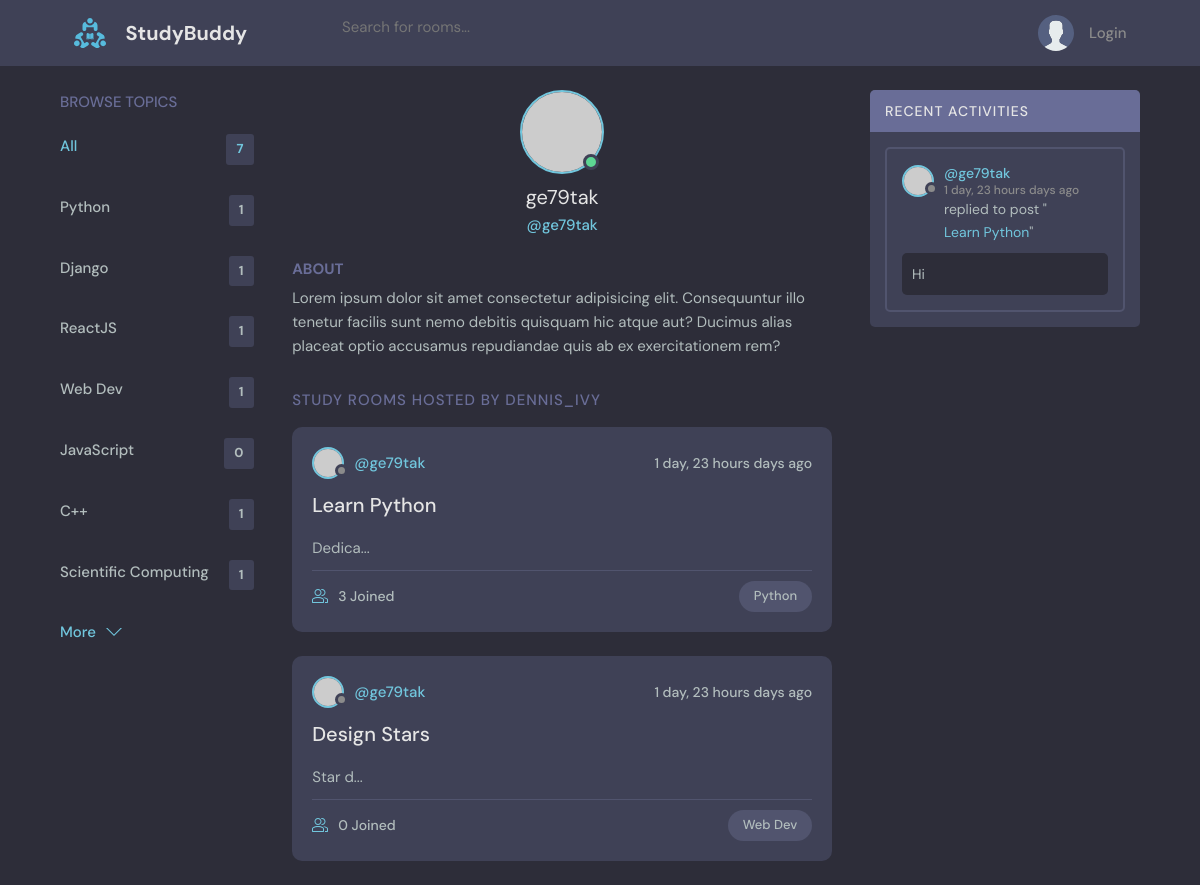
Page /profile/1/ on the committed database.
### base/models.py (models this page shows, shortened)
class Topic(models.Model):
    name = models.CharField(max_length=200)

class Room(models.Model):
    host = models.ForeignKey(User, on_delete=models.SET_NULL, null=True)
    topic = models.ForeignKey(Topic, on_delete=models.SET_NULL, null=True)
    name = models.CharField(max_length=200)
    description = models.TextField(null=True, blank=True)
    participants = models.ManyToManyField(
        User, related_name='participants', blank=True)
    updated = models.DateTimeField(auto_now=True)
    created = models.DateTimeField(auto_now_add=True)
    class Meta:
        ordering = ['-updated', '-created']
    def describe(self):
        return f"{self.description[:6]}..."
    def __str__(self):
        return self.name

class Message(models.Model):
    user = models.ForeignKey(User, on_delete=models.CASCADE)
    room = models.ForeignKey(Room, on_delete=models.CASCADE)
    body = models.TextField()
    updated = models.DateTimeField(auto_now=True)
    created = models.DateTimeField(auto_now_add=True)
    class Meta:
        ordering = ['-updated', '-created']

### base/views.py (the view)
# urls.py: path("profile/<str:pk>/", views.userProfile, name="user-profile"),
def userProfile(request, pk):
    user = User.objects.get(id=pk)
    rooms = user.room_set.all()
    room_messages = user.message_set.all()
    topics = Topic.objects.all()
    context = {
        'user': user,
        'rooms': rooms,
        'room_messages': room_messages,
        'topics': topics
    }
    return render(request, 'base/profile.html', context)

### base/templates/base/profile.html (shortened to what this page needs)
{% extends 'main.html' %} {% block content %}
  <main class="profile-page layout layout--3">
    <div class="container">
      {% include 'base/topics_component.html' %}
      <div class="roomList">
        <div class="profile">
          <div class="profile__avatar">
            <div class="avatar avatar--large active">
              <img src="https://randomuser.me/api/portraits/men/11.jpg" />
            </div>
          </div>
          <div class="profile__info">
            <h3>{{user.username}}</h3>
            <p>@{{user.username}}</p>
          </div>
          <div class="profile__about">
            <h3>About</h3>
            <p>
              Lorem ipsum dolor sit amet consectetur adipisicing elit. Consequuntur illo tenetur
              facilis sunt nemo debitis quisquam hic atque aut? Ducimus alias placeat optio
              accusamus repudiandae quis ab ex exercitationem rem?
            </p>
          </div>
        </div>
        <div class="roomList__header">
          <div>
            <h2>Study Rooms Hosted by dennis_ivy</a>
            </h2>
          </div>
        </div>
        {% include 'base/feed_component.html' %}
      </div>
      {% include 'base/activity_component.html' %}
    </div>
  </main>
{% endblock %}

### templates/main.html (shortened to what this page needs)
<!DOCTYPE html>
{% load static %}
<html lang="en">
  <head>
    <link rel="stylesheet" href="{% static 'styles/style.css' %}" />
  </head>
  <body>
    {% include 'navbar.html' %}
    {% block content %} {% endblock %}
  </body>
</html>

### templates/navbar.html (shortened to what this page needs)
{% load static %}
<header class="header header--loggedIn">
  <div class="container">
    <a href="{% url 'home' %}" class="header__logo">
      <img src="{% static 'images/logo.svg' %}" />
      <h1>StudyBuddy</h1>
    </a>
    <form class="header__search" method="GET" action="{% url 'home' %}>
      <label>
        <svg
          version="1.1"
          xmlns="http://www.w3.org/2000/svg"
          width="32"
          height="32"
          viewBox="0 0 32 32"
        >
        <input type="text" name="q" placeholder="Search for rooms..." />
    </form>
    <nav class="header__menu">
      {% if request.user.is_authenticated %}
      <div class="header__user">
        <a href="{% url 'user-profile' request.user.id %}">
          <div class="avatar avatar--medium active">
            <img src="https://randomuser.me/api/portraits/men/37.jpg" />
          </div>
          <p>{{request.user.username}} <span>@{{request.user.username}}</span></p>
        </a>
        <button class="dropdown-button">
          <svg
            version="1.1"
            xmlns="http://www.w3.org/2000/svg"
            width="32"
            height="32"
            viewBox="0 0 32 32"
          >
            <title>chevron-down</title>
            <path d="M16 21l-13-13h-3l16 16 16-16h-3l-13 13z"></path>
          </svg>
        </button>
      </div>
      {% else %}
      <a href="{% url 'login' %}">
        <img src="{% static 'images/avatar.svg' %}" />
        <p>Login</p>
      </a>
      {% endif %}
    </nav>
  </div>
</header>

### base/templates/base/topics_component.html
<div class="topics">
  <div class="topics__header">
    <h2>Browse Topics</h2>
  </div>
  <ul class="topics__list">
    <li>
      <a href="{% url 'home' %}" class="active"
        >All <span>{{topics.count}}</span></a
      >
    </li>
    {% for topic in topics %}
    <li>
      <a href="{% url 'home' %}?q={{topic.name}}"
        >{{topic.name}} <span>{{topic.room_set.all.count}}</span></a
      >
    </li>
    {% endfor %}
  </ul>
  <a class="btn btn--link" href="{% url 'topics' %}">
    More
    <svg
      version="1.1"
      xmlns="http://www.w3.org/2000/svg"
      width="32"
      height="32"
      viewBox="0 0 32 32"
    >
      <title>chevron-down</title>
      <path d="M16 21l-13-13h-3l16 16 16-16h-3l-13 13z"></path>
    </svg>
  </a>
</div>

### base/templates/base/feed_component.html (shortened to what this page needs)
{% for room in rooms %}
<div class="roomListRoom">
  <div class="roomListRoom__header">
    <a
      href="{% url 'user-profile' room.host.id %}"
      class="roomListRoom__author"
    >
      <div class="avatar avatar--small">
        <img src="https://randomuser.me/api/portraits/women/11.jpg" />
      </div>
      <span>@{{room.host.username}}</span>
    </a>
    <div class="roomListRoom__actions">
      <span>{{room.created|timesince}} days ago</span>
    </div>
  </div>
  <div class="roomListRoom__content">
    <a href="{% url 'room' room.id %}">{{room.name}}</a>
    <p>{{room.describe}}</p>
  </div>
  <div class="roomListRoom__meta">
    <a href="{% url 'room' room.id %}" class="roomListRoom__joined">
      {{room.participants.all.count}} Joined
    </a>
    <p class="roomListRoom__topic">{{room.topic.name}}</p>
  </div>
</div>
{% endfor %}

### base/templates/base/activity_component.html (shortened to what this page needs)
<div class="activities">
  <div class="activities__header">
    <h2>Recent Activities</h2>
  </div>
  {% for message in room_messages %}
  <div class="activities__box">
    <div class="activities__boxHeader roomListRoom__header">
      <a
        href="{% url 'user-profile' message.user.id %}"
        class="roomListRoom__author"
      >
        <div class="avatar avatar--small">
          <img src="https://randomuser.me/api/portraits/women/11.jpg" />
        </div>
        <p>
          @{{message.user}}
          <span>{{message.created|timesince}} days ago</span>
        </p>
      </a>
    </div>
    <div class="activities__boxContent">
      <p>
        replied to post "<a href="{% url 'room' message.room.id %}"
          >{{message.room}}</a
        >"
      </p>
      <div class="activities__boxRoomContent">{{message.body}}</div>
    </div>
  </div>
  {% endfor %}
</div>

### rows in the picture
Topic: name "Python", room_set.all.count "1"
Topic: name "Django", room_set.all.count "1"
Topic: name "ReactJS", room_set.all.count "1"
Topic: name "Web Dev", room_set.all.count "1"
Topic: name "JavaScript", room_set.all.count "0"
Topic: name "C++", room_set.all.count "1"
Topic: name "Scientific Computing", room_set.all.count "1"
Room: host.username "ge79tak", created "1 day, 23 hours", name "Learn Python", describe "Dedica...", participants.all.count "3", topic.name "Python"
Room: host.username "ge79tak", created "1 day, 23 hours", name "Design Stars", describe "Star d...", participants.all.count "0", topic.name "Web Dev"
Message: user "ge79tak", created "1 day, 23 hours", room "Learn Python", body "Hi"

### other values in the picture
{{ topics.count }} "7"
{{ user.username }} "ge79tak"
